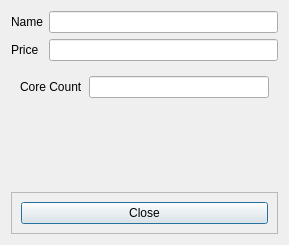
<?xml version="1.0" encoding="UTF-8"?>
<ui version="4.0">
 <class>DetailsDialog</class>
 <widget class="QDialog" name="DetailsDialog">
  <property name="geometry">
   <rect>
    <x>0</x>
    <y>0</y>
    <width>289</width>
    <height>245</height>
   </rect>
  </property>
  <property name="windowTitle">
   <string>Product Details</string>
  </property>
  <layout class="QVBoxLayout" name="verticalLayout">
   <item>
    <layout class="QFormLayout" name="formLayout">
     <item row="0" column="0">
      <widget class="QLabel" name="label">
       <property name="text">
        <string>Name</string>
       </property>
      </widget>
     </item>
     <item row="0" column="1">
      <widget class="QLineEdit" name="name">
       <property name="readOnly">
        <bool>true</bool>
       </property>
      </widget>
     </item>
     <item row="1" column="0">
      <widget class="QLabel" name="label_2">
       <property name="text">
        <string>Price</string>
       </property>
      </widget>
     </item>
     <item row="1" column="1">
      <widget class="QLineEdit" name="price">
       <property name="readOnly">
        <bool>true</bool>
       </property>
      </widget>
     </item>
    </layout>
   </item>
   <item>
    <widget class="QStackedWidget" name="stackedWidget">
     <property name="currentIndex">
      <number>0</number>
     </property>
     <widget class="QWidget" name="page">
      <layout class="QGridLayout" name="gridLayout_2">
       <item row="0" column="0">
        <layout class="QFormLayout" name="formLayout_2">
         <item row="0" column="0">
          <widget class="QLabel" name="label_3">
           <property name="text">
            <string>Core Count</string>
           </property>
          </widget>
         </item>
         <item row="0" column="1">
          <widget class="QLineEdit" name="coreCount">
           <property name="readOnly">
            <bool>true</bool>
           </property>
          </widget>
         </item>
        </layout>
       </item>
      </layout>
     </widget>
     <widget class="QWidget" name="page_2">
      <layout class="QGridLayout" name="gridLayout_3">
       <item row="0" column="0">
        <layout class="QFormLayout" name="formLayout_4">
         <item row="0" column="0">
          <widget class="QLabel" name="label_5">
           <property name="text">
            <string>Size (GB)</string>
           </property>
          </widget>
         </item>
         <item row="0" column="1">
          <widget class="QLineEdit" name="size">
           <property name="readOnly">
            <bool>true</bool>
           </property>
          </widget>
         </item>
        </layout>
       </item>
      </layout>
     </widget>
     <widget class="QWidget" name="page_3">
      <layout class="QGridLayout" name="gridLayout_4">
       <item row="0" column="0">
        <layout class="QFormLayout" name="formLayout_5">
         <item row="0" column="0">
          <widget class="QLabel" name="label_6">
           <property name="text">
            <string>Form Factor</string>
           </property>
          </widget>
         </item>
         <item row="0" column="1">
          <widget class="QLineEdit" name="formFactor">
           <property name="readOnly">
            <bool>true</bool>
           </property>
          </widget>
         </item>
        </layout>
       </item>
      </layout>
     </widget>
    </widget>
   </item>
   <item>
    <widget class="QFrame" name="frame">
     <property name="frameShape">
      <enum>QFrame::StyledPanel</enum>
     </property>
     <property name="frameShadow">
      <enum>QFrame::Raised</enum>
     </property>
     <layout class="QHBoxLayout" name="horizontalLayout">
      <item>
       <widget class="QPushButton" name="closeButton">
        <property name="text">
         <string>Close</string>
        </property>
       </widget>
      </item>
     </layout>
    </widget>
   </item>
  </layout>
 </widget>
 <resources/>
 <connections/>
</ui>
